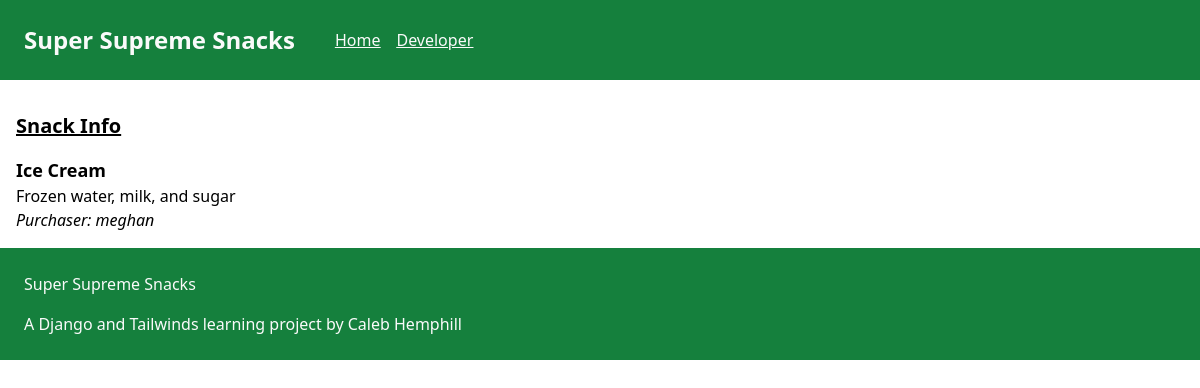
The app's page /5/ with its own data.
### snacks/models.py (models this page shows, shortened)
class Snack(models.Model):
    name = models.CharField(max_length=64)
    description = models.TextField()
    purchaser = models.ForeignKey(get_user_model(), on_delete=models.CASCADE)

### snacks/views.py (the view)
# urls.py: path('<int:pk>/', SnackDetailView.as_view(), name='snack_detail'),
class SnackDetailView(DetailView):
    template_name = 'snack_detail.html'
    model = Snack

### templates/snack_detail.html
{% extends "base.html" %}
{% block main %}
<div class="flex-col p-4">
  <h2 class="py-4 text-xl underline font-black">Snack Info</h2>
  <h3 class="text-lg font-extrabold">{{snack.name}}</h3>
  <p>{{snack.description}}</p>
  <p class="italic">Purchaser: {{snack.purchaser}}</p>
</div>
{% endblock main %}

### records on screen
Snack: name "Ice Cream", description "Frozen water, milk, and sugar", purchaser "meghan"
